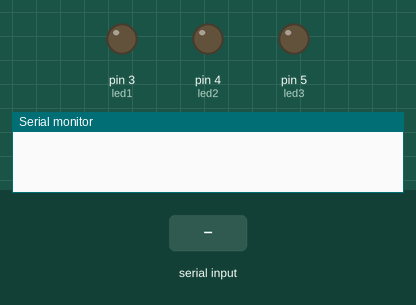
This sketch was run on a simulated Arduino Uno, built with avr-gcc and run on an emulated ATmega328P. Parts: output pins drawn as LEDs (lit = HIGH), the last lines printed to the serial monitor. Inputs (shaded band) come from the test bench.

Above: at 1.2 s.
1.3 s: "90,45,200\n" received over Serial
At 2.2 s:
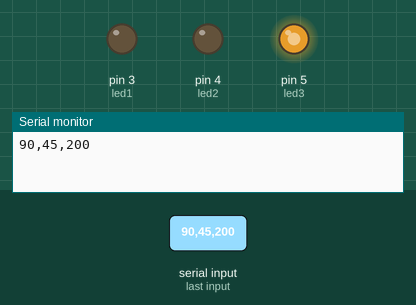
2.9 s: "90,45\n" received over Serial
At 3.4 s:
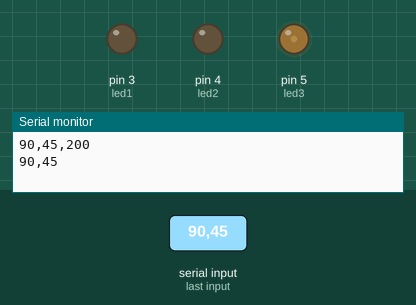
4.5 s: "30,150,10\n" received over Serial
At 5.8 s:
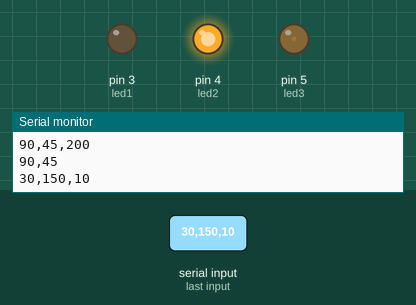
6.1 s: "5\n" received over Serial
At 6.8 s:
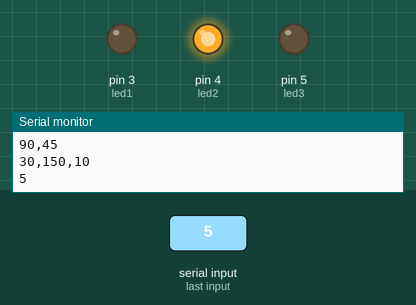
7.7 s: "30,150\n" received over Serial
At 8.2 s:
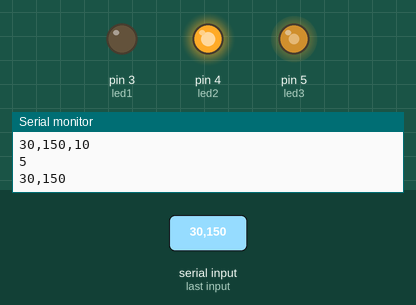
9.3 s: "1,90\n" received over Serial
At 10.6 s:
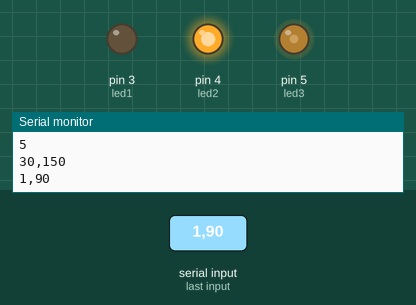
Timing chart, 0 to 11.9 s (numbered marks = the images above; inputs shaded):
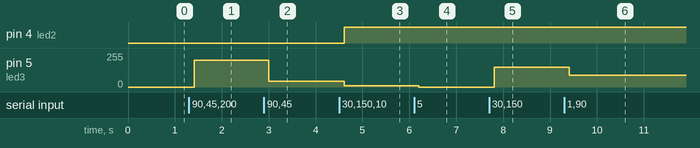

The sketch:

Prog_Ejercicio_6_SerializacionLEDS.ino
```cpp
String texto,cadena,L[3];
int inicio,fin,i,led1=3,led2=4,led3=5;

void setup() {
  Serial.begin(9600);
  Serial.setTimeout(100);//ms por defecto 1000
}

void loop() {
  i=0;
  inicio=0;

  if(Serial.available()>0){
    cadena = Serial.readString();//E001R056R255C
    Serial.println(cadena);

    fin=cadena.indexOf("",inicio);

    while (fin!=-1) {
    texto = cadena.substring(inicio, fin);
    L[i]=texto;

    inicio = fin+1;
    fin = cadena.indexOf(',', inicio);
    i++;
  }

  texto=cadena.substring(inicio,cadena.length());
  L[3]=texto;

  analogWrite(led1,L[1].toInt());
  analogWrite(led2,L[2].toInt());
  analogWrite(led3,L[3].toInt());
  delay(1000);
  }
}
```

Measured:
- after the input at 1.3 s, pin 5 (led3): 0/255 → 200/255 after 0.11 s
- after the input at 2.9 s, pin 5 (led3): 200/255 → 45/255 after 0.11 s
- after the input at 4.5 s, pin 4 (led2): LOW → HIGH after 0.11 s; pin 5 (led3): 45/255 → 10/255 after 0.11 s
- after the input at 6.1 s, pin 5 (led3): 10/255 → 0/255 after 0.10 s
- after the input at 7.7 s, pin 5 (led3): 0/255 → 150/255 after 0.11 s
- after the input at 9.3 s, pin 5 (led3): 150/255 → 90/255 after 0.11 s
